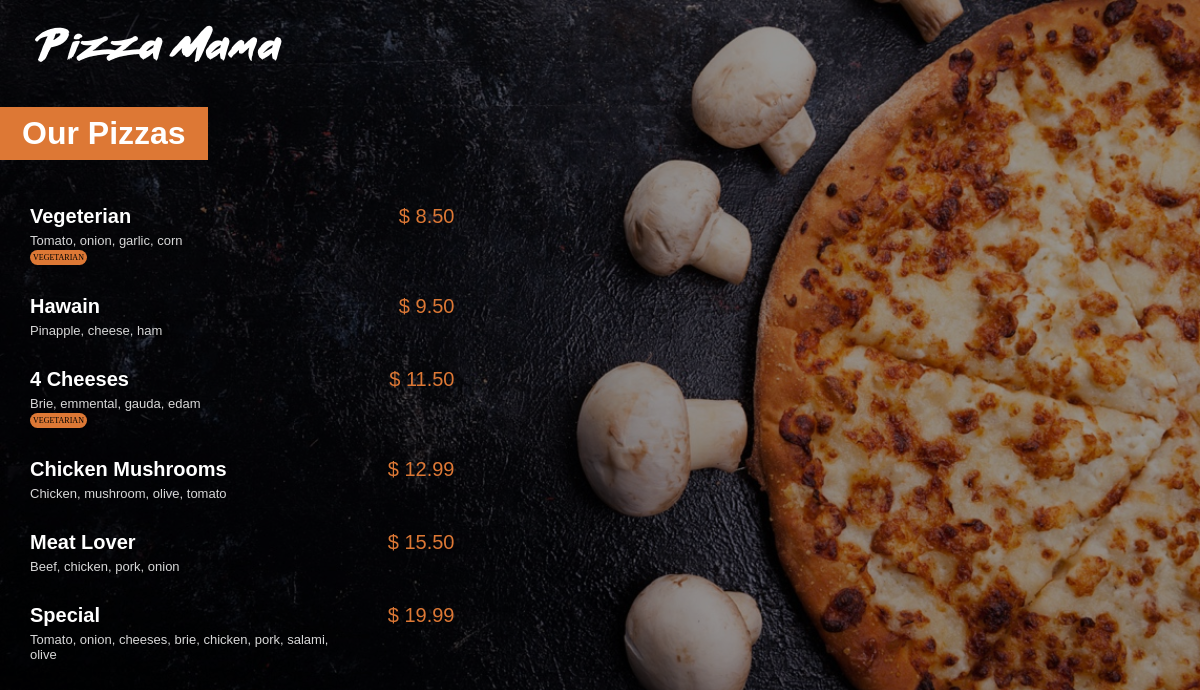
The app's page /menu/ with its own data.
### menu/models.py (models this page shows, shortened)
class Pizza(models.Model):
    name = models.CharField(max_length=200)
    ingredients = models.CharField(max_length=400)
    price = models.FloatField(default=0)
    vegetarian = models.BooleanField(default=False)

### menu/views.py (the view)
# urls.py: path('', views.index, name='index'),
def index(request):
    pizzas = Pizza.objects.all().order_by('price')
    return render(request, 'menu/index.html', {'pizzas':pizzas})

### menu/templates/menu/index.html (shortened to what this page needs)
{% load static %}
<html lang="en">
  <head>
    <link rel="stylesheet" href="{% static 'menu/style.css' %}" />
  </head>
  <body>
    <a href="{% url 'main:index' %}">
      <img
        id="small_logo"
        src="{% static 'menu/img/small_logo.png' %}"
        alt="logo"
    /></a>
    <h1>Our Pizzas</h1>
    <div class="menu_list">
      {% for i in pizzas %}
      <div class="menu_list_item">
        <span class="menu_list_title">{{i.name}}</span>
        <span class="menu_list_price">$ {{i.price | floatformat:2}}</span>
        <br />
        <span class="menu_list_ingredient">{{i.ingredients}}</span>
        {% if i.vegetarian %}
        <span class="menu_list_vegetarian">vegetarian</span>
        {% endif %}
      </div>
      {% endfor %}
    </div>
  </body>
</html>

### menu/static/menu/style.css (style rules this page uses)
* { margin: 0; padding: 0; }
body { background: url(img/menu_background.jpg) no-repeat center/cover rgba(0, 0, 0, 0.4); background-blend-mode: multiply; color: white; font-family: "Arial"; }
#small_logo { margin-top: 25px; margin-left: 35px; }
h1 { background-color: #dd7835; width: fit-content; margin: 45px 0px; padding: 8px 22px; }
.menu_list { margin-left: 30px; }
.menu_list_item { margin: 30px 0px; }
.menu_list_title { text-transform: capitalize; font-size: 20px; font-weight: bold; width: 350px; display: inline-block; }
.menu_list_price { color: #dd7835; font-size: 20px; width: 70px; display: inline-block; text-align: right; }
.menu_list_ingredient { font-size: 13px; color: #d8d8d8; margin-top: 5px; width: 320px; display: inline-block; }
.menu_list_vegetarian { display: block; font-size: 8px; background-color: #dd7835; color: black; text-transform: uppercase; width: fit-content; padding: 3px; margin-top: 2px; border-radius: 8px; font-family: "Arial Black"; }

### records on screen
Pizza: name "Vegeterian", price "8.50", ingredients "Tomato, onion, garlic, corn", vegetarian "VEGETARIAN"
Pizza: name "Hawain", price "9.50", ingredients "Pinapple, cheese, ham"
Pizza: name "4 Cheeses", price "11.50", ingredients "Brie, emmental, gauda, edam", vegetarian "VEGETARIAN"
Pizza: name "Chicken Mushrooms", price "12.99", ingredients "Chicken, mushroom, olive, tomato"
Pizza: name "Meat Lover", price "15.50", ingredients "Beef, chicken, pork, onion"
Pizza: name "Special", price "19.99", ingredients "Tomato, onion, cheeses, brie, chicken, pork, salami, olive"
